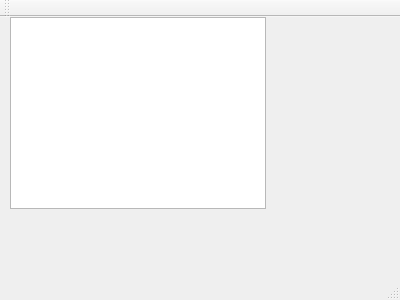
<?xml version="1.0" encoding="UTF-8"?>
<ui version="4.0">
 <class>MainWindow</class>
 <widget class="QMainWindow" name="MainWindow">
  <property name="geometry">
   <rect>
    <x>0</x>
    <y>0</y>
    <width>400</width>
    <height>300</height>
   </rect>
  </property>
  <property name="windowTitle">
   <string>MainWindow</string>
  </property>
  <widget class="QWidget" name="centralWidget">
   <widget class="QGraphicsView" name="graphicsView">
    <property name="geometry">
     <rect>
      <x>10</x>
      <y>0</y>
      <width>256</width>
      <height>192</height>
     </rect>
    </property>
   </widget>
  </widget>
  <widget class="QMenuBar" name="menuBar">
   <property name="geometry">
    <rect>
     <x>0</x>
     <y>0</y>
     <width>400</width>
     <height>21</height>
    </rect>
   </property>
  </widget>
  <widget class="QToolBar" name="mainToolBar">
   <attribute name="toolBarArea">
    <enum>TopToolBarArea</enum>
   </attribute>
   <attribute name="toolBarBreak">
    <bool>false</bool>
   </attribute>
  </widget>
  <widget class="QStatusBar" name="statusBar"/>
 </widget>
 <layoutdefault spacing="6" margin="11"/>
 <resources/>
 <connections/>
</ui>
